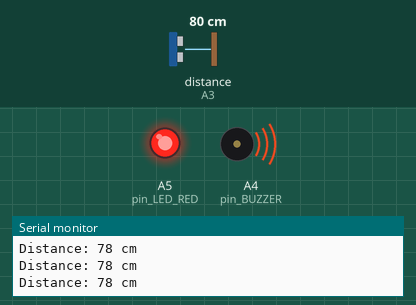
Bench run of a sketch on a simulated Arduino Uno, built with avr-gcc and run on an emulated ATmega328P. On the bench: output pins drawn as LEDs (lit = HIGH), buzzer (waves = sounding, pin HIGH), the last lines printed to the serial monitor. Wiring (inferred from the names in the program): ultrasonic range finder: trigger A2; echo A3. Inputs (shaded band) come from the test bench; at power-on: distance to the obstacle (sensor on A3) 80 cm. The echo pulse lasts 58.3 µs per cm; pins used as bus, display or sensor lines are not drawn.

Above: at 1.2 s.
1.3 s: distance to the obstacle (sensor on A3) set to 66 cm
2.8 s: distance to the obstacle (sensor on A3) set to 58 cm
At 3.4 s:
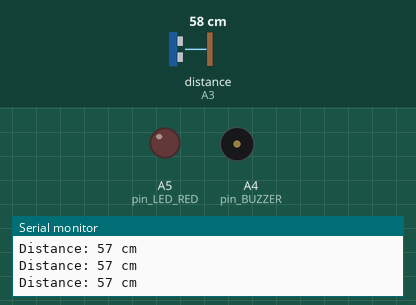
4.3 s: distance to the obstacle (sensor on A3) set to 12 cm
5.8 s: distance to the obstacle (sensor on A3) set to 9 cm
At 6.1 s:
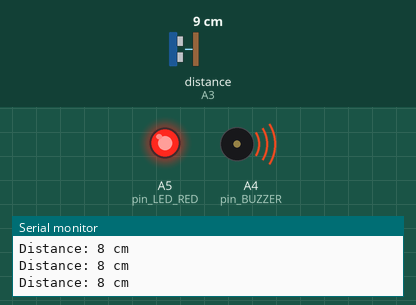
7.3 s: distance to the obstacle (sensor on A3) set to 35 cm
At 8.0 s:
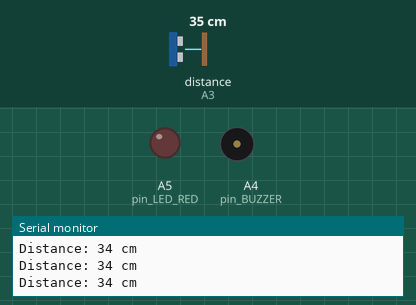
Timing chart, 0 to 9.8 s (numbered marks = the images above; inputs shaded):
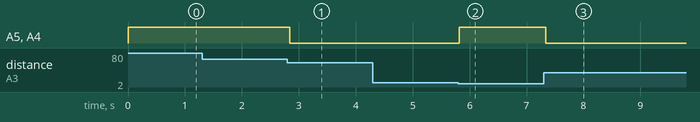

Measured:
- the behaviour switches between 62 and 61 cm on distance to the obstacle (sensor on A3) (found by bisection; images 0 and 1)
- the behaviour switches between 11 and 10 cm on distance to the obstacle (sensor on A3) (found by bisection; images 1 and 2)
- after the input at 2.8 s, A5 (pin_LED_RED), A4 (pin_BUZZER): HIGH → LOW at once
- after the input at 5.8 s, A5 (pin_LED_RED), A4 (pin_BUZZER): LOW → HIGH at once
- after the input at 7.3 s, A5 (pin_LED_RED), A4 (pin_BUZZER): HIGH → LOW at once

The sketch:

ultrasonic.ino
```cpp
// กำหนดขาเซ็นเซอร์อัลตราโซนิก, buzzer และไฟ LED
int pin_UL_TRIG = A2; // ขาส่งสัญญาณของ Ultrasonic
int pin_UL_OUT = A3;  // ขารับสัญญาณของ Ultrasonic
int pin_BUZZER = A4;  // ขา buzzer
int pin_LED_RED = A5; // ขาไฟ LED สีแดง

void setup() {
  pinMode(pin_UL_TRIG, OUTPUT);
  pinMode(pin_UL_OUT, INPUT);
  pinMode(pin_BUZZER, OUTPUT);
  pinMode(pin_LED_RED, OUTPUT); // กำหนดขา LED สีแดงเป็น OUTPUT
  Serial.begin(9600); // ใช้สำหรับ Debug
}

void loop() {
  long duration, distance;

  // ส่งสัญญาณ Trigger
  digitalWrite(pin_UL_TRIG, LOW);
  delayMicroseconds(2);
  digitalWrite(pin_UL_TRIG, HIGH);
  delayMicroseconds(10);
  digitalWrite(pin_UL_TRIG, LOW);

  // วัดระยะเวลา Echo
  duration = pulseIn(pin_UL_OUT, HIGH);

  // คำนวณระยะทาง (ในเซนติเมตร)
  distance = duration * 0.034 / 2;

  // แสดงค่าระยะทางใน Serial Monitor
  Serial.print("Distance: ");
  Serial.print(distance);
  Serial.println(" cm");

  // ตรวจสอบระยะทาง ถ้าวัตถุเข้าใกล้ (เช่น น้อยกว่า 10 ซม.)
  if (distance > 0 && distance < 10) {
    digitalWrite(pin_BUZZER, HIGH); // buzzer ดัง
    digitalWrite(pin_LED_RED, HIGH); // ไฟแดงติด
  } else if (distance > 60 && distance < 100)
  {
    digitalWrite(pin_BUZZER, HIGH); // buzzer ดัง
    digitalWrite(pin_LED_RED, HIGH); // ไฟแดงติด
  }else {
    digitalWrite(pin_BUZZER, LOW);  // buzzer หยุด
    digitalWrite(pin_LED_RED, LOW); // ไฟแดงดับ
  }

  delay(100); // หน่วงเวลาเล็กน้อยเพื่อความเสถียร
}
```
